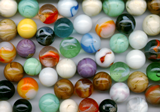
%> input picture Digital_Image_Processing/AS4/Q2/Uncompressed_02.BMP, 160 x 112 px
$ octave Q2_fft.m   (GNU Octave 9; MATLAB toolbox functions it lacks are replaced by stand-ins)
%> lines starting %> are read from the running program, lines starting %| are printed output that depends on the picture; long printed decimals are rounded
### Digital_Image_Processing/AS4/Q2/RunLengthEncoding.m
function Output=RunLengthEncoding(Input)
L=length(Input);
j=1;
k=1;
i=1;
while i<2*L
    comp=1;
    for j=j:L
        if j==L
            break
        end;
         if Input(j)==Input(j+1)
            comp=comp+1;
        else
            break
        end;
    end;
        Output(k+1)=comp;
        Output(k)=Input(j);
        if j==L && Input(j-1)==Input(j)
            break
        end;
        i=i+1;
        k=k+2;
        j=j+1;
        if j==L
            if mod(L,2)==0
            Output(k+1)=1;
            Output(k)=Input(j);
            else
            Output(k+1)=1;
            Output(k)=Input(j);
                       end;
             break
        end;
    end;

### Digital_Image_Processing/AS4/Q2/Q2_fft.m
I = im2double(imread('Uncompressed_02.BMP'));
figure,imshow((I));
I1 = I(:,:,1);
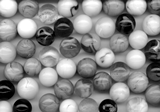
%> I1: size 112x160 double; min 0, max 1, mean 0.534
I2 = I(:,:,2);
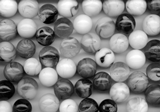
%> I2: size 112x160 double; min 0, max 1, mean 0.52
I3 = I(:,:,3);
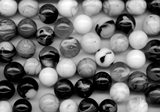
%> I3: size 112x160 double; min 0, max 1, mean 0.443
Cr = 0.5;
X1=zeros(size(I,1)/8,size(I,2)/8,8,8);
X2=zeros(size(I,1)/8,size(I,2)/8,8,8);
X3=zeros(size(I,1)/8,size(I,2)/8,8,8);

Q_y = [16  11 10 16 124  140  151  161;
       12 12 14 19 126  158  160  155;
       14 13 16 24 140  157  169  156;
       14 17 22 29 151  187  180  162;
       18 22 37 56 168  109  103  177;
       24 35 55 64 181  104  113  192;
       49 64 78 87 103  121  120  101;
       72 92 95 98 112  100  103  199 ] ;
 Q_c =   [17  18 24 47 99 99 99  99;
          18 21 26 66 99 99 99  99;
          24 26 56 99 99 99 99  99;
          47 66 99 99 99 99 99  99;
          99 99 99 99 99 99 99  99;
          99 99 99 99 99 99 99  99;
          99 99 99 99 99 99 99  99;
          99 99 99 99 99 99 99  99 ] ;
Q_y = round(Cr*Q_y);
Q_c = round(Cr*Q_c);
Comp_Img1 = cell((size(I,1)/8),(size(I,2)/8));
Comp_Img2 = cell((size(I,1)/8),(size(I,2)/8));
Comp_Img3 = cell((size(I,1)/8),(size(I,2)/8));

for J=1:size(I,1)/8
    for K=1:size(I,2)/8
        for j=1:8
            for k=1:8
                X1(J,K,j,k)=I1((J-1)*8+j,(K-1)*8+k);
                X2(J,K,j,k)=I2((J-1)*8+j,(K-1)*8+k);
                X3(J,K,j,k)=I3((J-1)*8+j,(K-1)*8+k);
            end
        end
    end
end
Count = 0;
Final_length = [];
for J=1:size(I,1)/8
    for K=1:size(I,2)/8
        Im_temp=squeeze(X1(J,K,:,:));
        Im_temp=round(  (fft2( double(Im_temp) - 127 ))./Q_y);
        LO = mat2lin(Im_temp);
        L = detect_last_o(LO);
        Final_length = [Final_length real(L)];
        Count = Count + size(L,2);
        Comp_Img1{J,K} = L;

        Im_temp=squeeze(X2(J,K,:,:));
        Im_temp=round(  (fft2( double(Im_temp) - 127 ))./Q_c);
        LO = mat2lin(Im_temp);
        L = detect_last_o(LO);
        Final_length = [Final_length real(L)];
        Count = Count + size(L,2);
        Comp_Img2{J,K} = L;

        Im_temp=squeeze(X3(J,K,:,:));
        Im_temp=round(  (fft2( double(Im_temp) - 127))./Q_c);
        LO = mat2lin(Im_temp);
        L = detect_last_o(LO);
        Final_length = [Final_length real(L)];
        Count = Count + size(L,2);
        Comp_Img3{J,K} = L;
    end
end
%> after the loop, Comp_Img1 = 280 items; Comp_Img2 = 280 items; Comp_Img3 = 280 items; Count = 1455; Final_length = 1455 values, max 1 at index 50, min -1015 at index 368, mean -541
disp('-------CompressionRatio---------')
disp(Count/(3*size(I,1)*size(I,2)));
%| 0.02706
I_c1 = zeros(size(I,1),size(I,2));
I_c2 = zeros(size(I,1),size(I,2));
I_c3 = zeros(size(I,1),size(I,2));
Encoded = RunLengthEncoding(Final_length);
%> after the loop in RunLengthEncoding, `while i<2*L`: Output = 2370 values, max 5 at index 276, min -1015 at index 597, mean -297.4; i = 1185; j = 1455; k = 2369
%> Encoded has the same summary as Output in RunLengthEncoding

for J=1:size(I,1)/8
    for K=1:size(I,2)/8

        R = lin2mat(Comp_Img1{J,K},8,8);
        R = ifft2(R.*Q_y) + 127;
        for j=1:8
            for k=1:8
                I_c1((J-1)*8+j,(K-1)*8+k) = R(j,k);
            end
        end

        R = lin2mat(Comp_Img2{J,K},8,8);
        R = ifft2(R.*Q_c) + 127;
        for j=1:8
            for k=1:8
                I_c2((J-1)*8+j,(K-1)*8+k) = R(j,k);
            end
        end

        R = lin2mat(Comp_Img3{J,K},8,8);
        R = ifft2(R.*Q_c) + 127;
        for j=1:8
            for k=1:8
                I_c3((J-1)*8+j,(K-1)*8+k) = R(j,k);
            end
        end
    end
end
I_c = cat(3,I_c1,I2,I3);
figure,imshow(real(I_c));
%> after `imshow(real(I_c))`:
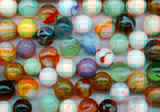
%> displayed picture: size 112x160x3, on the screen's scale of 0 to 255; mean R, G, B 137.1, 132.6, 113


%% RMS error
difference = double(I) - double(real(I_c));
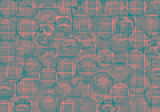
%> difference: size 112x160x3 double; mean R, G, B -0.00306, 0, 0; drawn with min black and max white
squaredError = difference .^ 2;
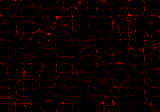
%> squaredError: size 112x160x3 double; mean R, G, B 0.0138, 0, 0; drawn with min black and max white
figure,imshow((squaredError));
meanSquaredError = sum(squaredError(:)) / numel(I);
%> meanSquaredError = 0.0046
rmsError = sqrt(meanSquaredError);
%> rmsError = 0.0678
disp('-------------RMSError---------')
disp(rmsError)
%| 0.06784

$ run again, with Digital_Image_Processing/AS4/Q2/Uncompressed_03.bmp copied over Digital_Image_Processing/AS4/Q2/Uncompressed_02.BMP
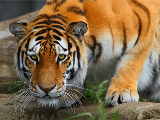
%> input picture Digital_Image_Processing/AS4/Q2/Uncompressed_03.bmp, 160 x 120 px
%> `I3 = I(:,:,3);`:
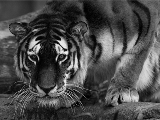
%> I3: size 120x160 double; min 0, max 0.965, mean 0.291
%> after the loop `for J=1:size(I,1)/8`: Comp_Img1 = 300 items; Count = 1357; Final_length = 1357 values, max 2 at index 747, min -1015 at index 10, mean -621.9
%| 0.02356
%> after the loop in RunLengthEncoding, `while i<2*L`: Output = 2186 values, max 7 at index 304, min -1015 at index 15, mean -352.1; i = 1093; j = 1357; k = 2185
%> Encoded has the same summary as Output in RunLengthEncoding
%> `squaredError = difference .^ 2;`:
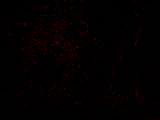
%> squaredError: size 120x160x3 double; mean R, G, B 0.014, 0, 0
%> meanSquaredError = 0.00468
%> rmsError = 0.0684
%| 0.06841
